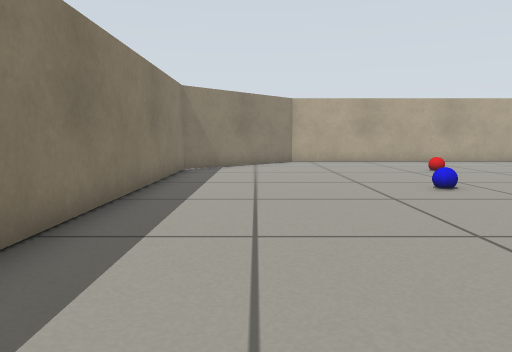
[1] (above)

15 first-person views from a walk through a Gazebo world. The camera is 0.11 m above the floor, tilts 6° down and sees 70° across. Floor lines are 0.25 m apart. The floor is counted in squares, 0.1 m on a side. Each view is taken from the middle of a square. On the plan, view 1 faces up. The plan holds only what a view shows up to about 14 squares ahead; the rest is blank. Robots are left out.

[2]
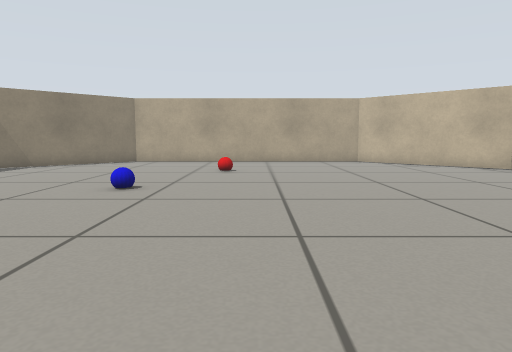

[3]
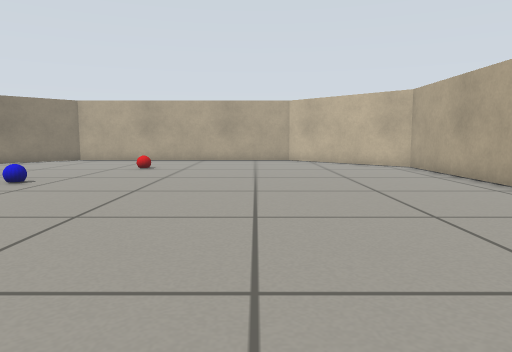

[4]
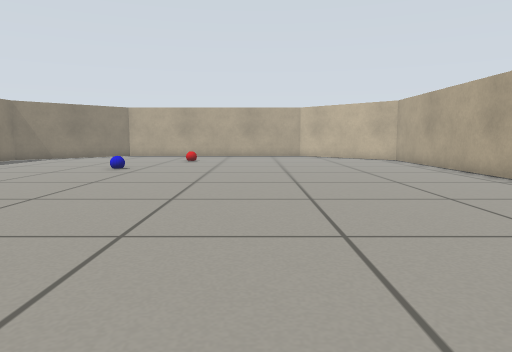

[5]
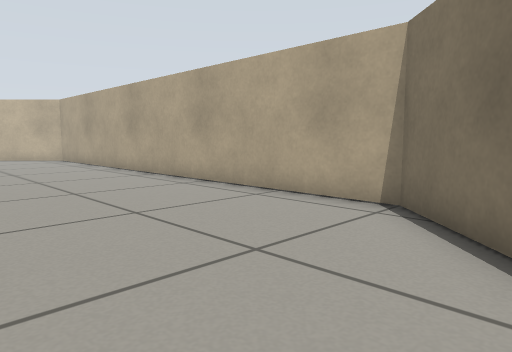

[6]
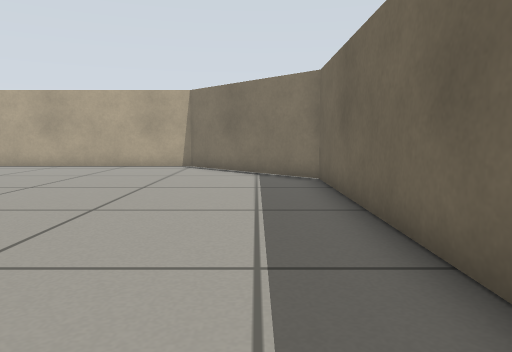

[7]
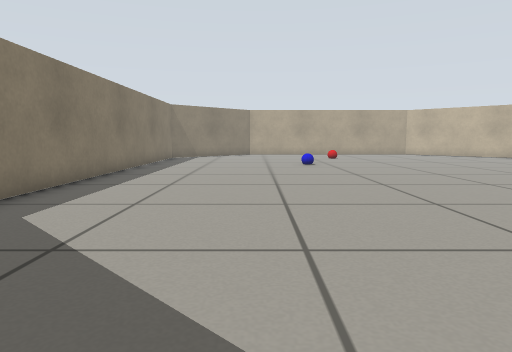

[8]
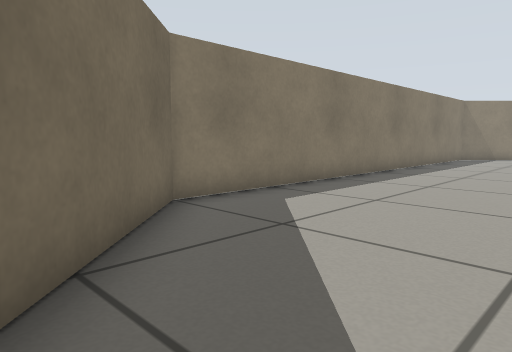

[9]
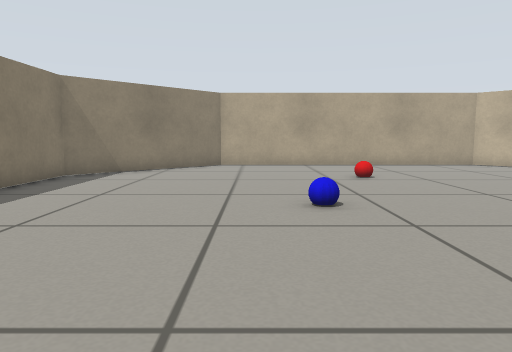

[10]
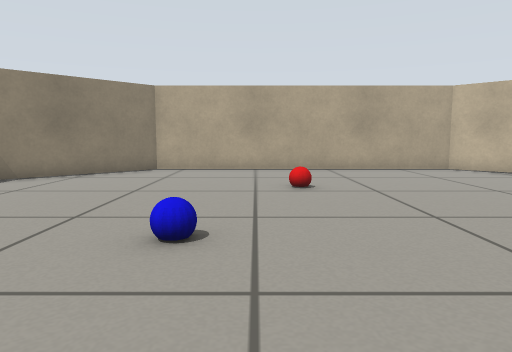

[11]
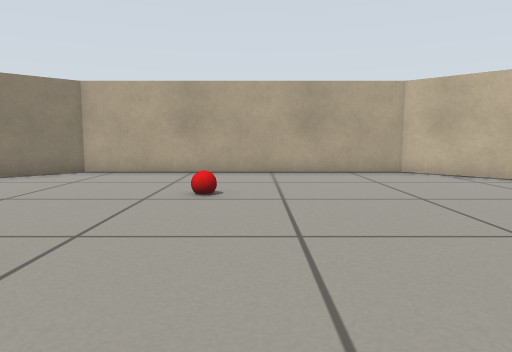

[12]
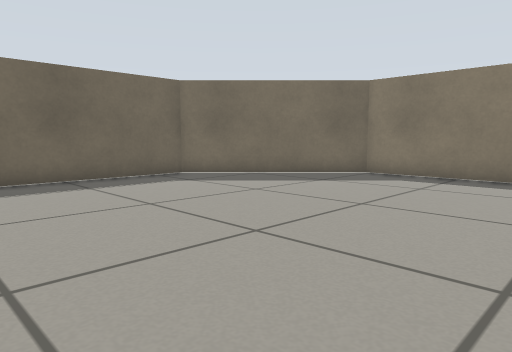

[13]
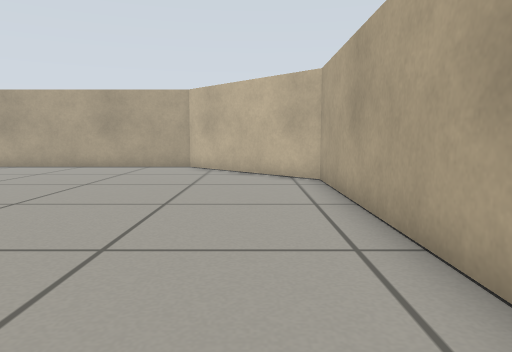

[14]
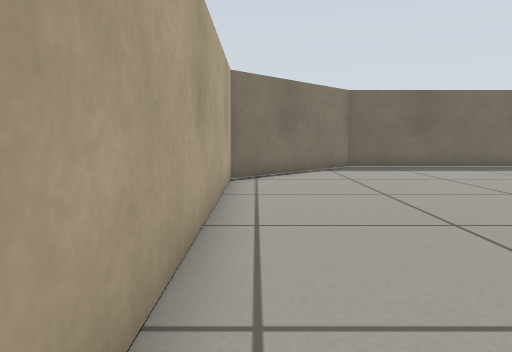

[15]
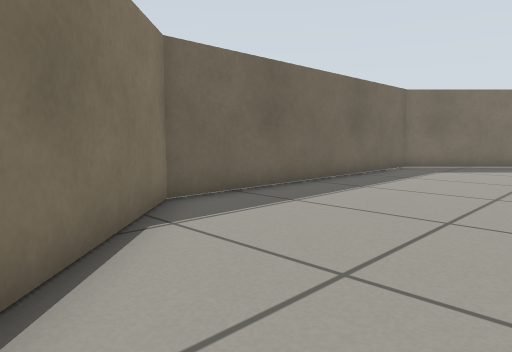

### Floor plan
Points are (right, up) in squares from view 1. A wall is a line through its corners. A room is listed if a view was taken in it or the views show most of it. See-through windows are left out.
Room 1 (views 1, 2, 3, 4, 5, 6, 7, 8, 9, 10, 11, 12, 13, 14, 15)
walls: (-2.4, 12.4) (-2.4, -3.6) (1.6, -7.6) (11.6, -7.6) (15.7, -3.6) (15.7, 12.4) (11.6, 16.4) (1.6, 16.4) (-2.4, 12.4)
objects: other object (4, 8); other object (6, 12)

Positions as (right, up) in squares from view 1, and headings:
1: (0, 0), facing up
2: (7, 0), facing up
3: (10, -1), facing up
4: (9, -5), facing up
5: (10, -6), facing up-right
6: (2, -6), facing right
7: (2, -7), facing up
8: (3, -7), facing up-left
9: (3, 2), facing up
10: (5, 4), facing up
11: (7, 5), facing up
12: (8, 2), facing down-left
13: (14, 3), facing up
14: (15, 6), facing down
15: (15, -2), facing down-left
